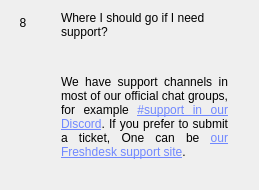
                  <widget class="QWidget" name="widgetFaq8" native="true">
                   <layout class="QHBoxLayout" name="horizontalpage_8" stretch="0,1">
                    <item alignment="Qt::AlignTop">
                     <widget class="QLabel" name="labelNumber8">
                      <property name="minimumSize">
                       <size>
                        <width>24</width>
                        <height>24</height>
                       </size>
                      </property>
                      <property name="maximumSize">
                       <size>
                        <width>16777215</width>
                        <height>24</height>
                       </size>
                      </property>
                      <property name="text">
                       <string>8</string>
                      </property>
                      <property name="alignment">
                       <set>Qt::AlignCenter</set>
                      </property>
                     </widget>
                    </item>
                    <item>
                     <layout class="QVBoxLayout" name="verticalLayoutpage_8">
                      <property name="leftMargin">
                       <number>20</number>
                      </property>
                      <property name="rightMargin">
                       <number>20</number>
                      </property>
                      <item>
                       <widget class="QLabel" name="labelSubtitle8">
                        <property name="text">
                         <string>Where I should go if I need support?</string>
                        </property>
                        <property name="wordWrap">
                         <bool>true</bool>
                        </property>
                       </widget>
                      </item>
                      <item>
                       <spacer name="verticalSpacer_80">
                        <property name="orientation">
                         <enum>Qt::Vertical</enum>
                        </property>
                        <property name="sizeType">
                         <enum>QSizePolicy::Fixed</enum>
                        </property>
                        <property name="sizeHint" stdset="0">
                         <size>
                          <width>20</width>
                          <height>30</height>
                         </size>
                        </property>
                       </spacer>
                      </item>
                      <item>
                       <widget class="QLabel" name="labelContent8">
                        <property name="text">
                         <string>
                           &lt;html&gt;&lt;head/&gt;&lt;body&gt;&lt;p align=&quot;justify&quot;&gt;
                           We have support channels in most of our official chat groups, for example
                           &lt;a style='color: #7088ff' href='https://Discord.PIVX.com'&gt;
                           #support in our Discord&lt;/a&gt;.
                           If you prefer to submit a ticket, One can be
                           &lt;a style='color: #7088ff' href='https://PIVX.FreshDesk.com'&gt;
                           our Freshdesk support site&lt;/a&gt;.
                           &lt;/p&gt;&lt;/body&gt;&lt;/html&gt;
                         </string>
                        </property>
                        <property name="alignment">
                         <set>Qt::AlignLeading|Qt::AlignLeft|Qt::AlignTop</set>
                        </property>
                        <property name="wordWrap">
                         <bool>true</bool>
                        </property>
                       </widget>
                      </item>
                      <item>
                       <spacer name="verticalSpacer_81">
                        <property name="orientation">
                         <enum>Qt::Vertical</enum>
                        </property>
                        <property name="sizeHint" stdset="0">
                         <size>
                          <width>20</width>
                          <height>20</height>
                         </size>
                        </property>
                       </spacer>
                      </item>
                     </layout>
                    </item>
                   </layout>
                  </widget>
